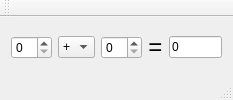
<?xml version="1.0" encoding="UTF-8"?>
<ui version="4.0">
 <class>MainWindow</class>
 <widget class="QMainWindow" name="MainWindow">
  <property name="geometry">
   <rect>
    <x>0</x>
    <y>0</y>
    <width>233</width>
    <height>100</height>
   </rect>
  </property>
  <property name="windowTitle">
   <string>Calculator</string>
  </property>
  <widget class="QWidget" name="centralWidget">
   <layout class="QHBoxLayout" name="horizontalLayout">
    <item>
     <spacer name="horizontalSpacer">
      <property name="orientation">
       <enum>Qt::Horizontal</enum>
      </property>
      <property name="sizeHint" stdset="0">
       <size>
        <width>0</width>
        <height>17</height>
       </size>
      </property>
     </spacer>
    </item>
    <item>
     <widget class="QSpinBox" name="spinBox"/>
    </item>
    <item>
     <widget class="QComboBox" name="comboBox">
      <item>
       <property name="text">
        <string>+</string>
       </property>
      </item>
      <item>
       <property name="text">
        <string>-</string>
       </property>
      </item>
      <item>
       <property name="text">
        <string>*</string>
       </property>
      </item>
      <item>
       <property name="text">
        <string>/</string>
       </property>
      </item>
     </widget>
    </item>
    <item>
     <widget class="QSpinBox" name="spinBox_2"/>
    </item>
    <item>
     <widget class="QLabel" name="label">
      <property name="text">
       <string>&lt;html&gt;&lt;head/&gt;&lt;body&gt;&lt;p align=&quot;center&quot;&gt;&lt;span style=&quot; font-size:18pt;&quot;&gt;=&lt;/span&gt;&lt;/p&gt;&lt;/body&gt;&lt;/html&gt;</string>
      </property>
     </widget>
    </item>
    <item>
     <widget class="QLineEdit" name="lineEdit">
      <property name="text">
       <string>0</string>
      </property>
     </widget>
    </item>
    <item>
     <spacer name="horizontalSpacer_2">
      <property name="orientation">
       <enum>Qt::Horizontal</enum>
      </property>
      <property name="sizeHint" stdset="0">
       <size>
        <width>40</width>
        <height>20</height>
       </size>
      </property>
     </spacer>
    </item>
   </layout>
  </widget>
  <widget class="QMenuBar" name="menuBar">
   <property name="geometry">
    <rect>
     <x>0</x>
     <y>0</y>
     <width>233</width>
     <height>21</height>
    </rect>
   </property>
  </widget>
  <widget class="QToolBar" name="mainToolBar">
   <attribute name="toolBarArea">
    <enum>TopToolBarArea</enum>
   </attribute>
   <attribute name="toolBarBreak">
    <bool>false</bool>
   </attribute>
  </widget>
  <widget class="QStatusBar" name="statusBar"/>
 </widget>
 <layoutdefault spacing="6" margin="11"/>
 <resources/>
 <connections/>
</ui>
